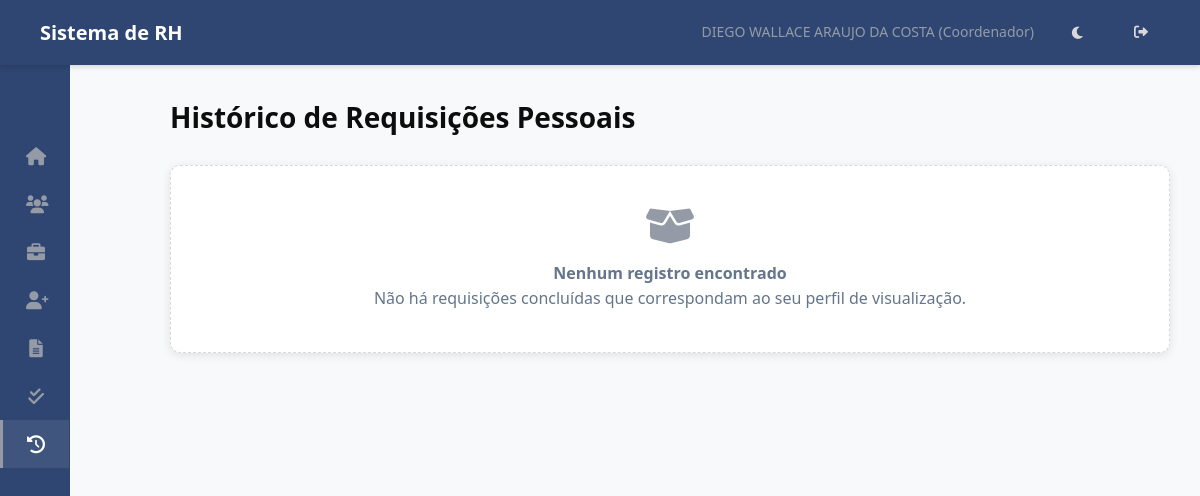
Before: /rp/historico/ (signed in) with the older database file.
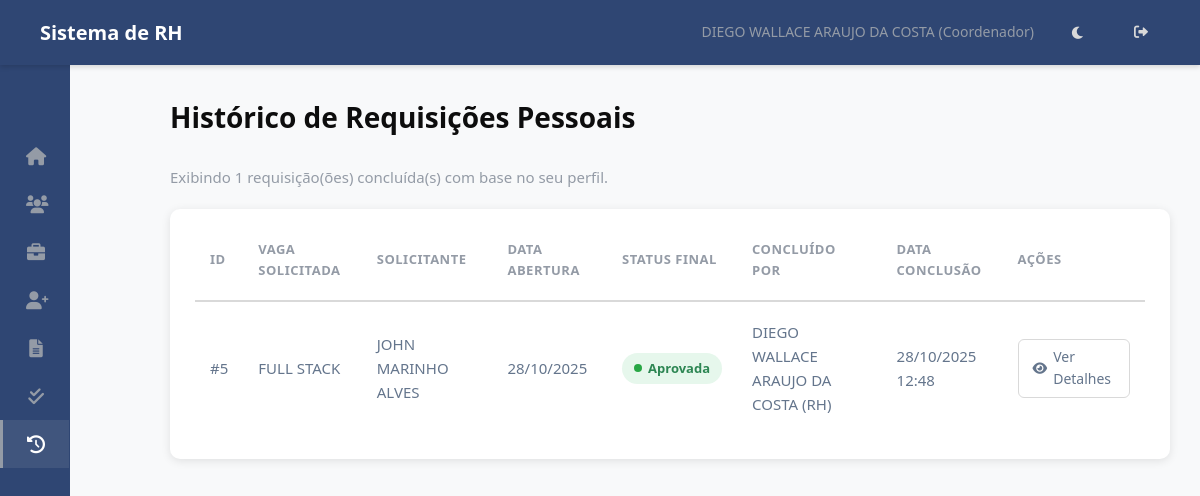
After: the same page with the newer database file.
### hierarquia/models.py (models this page shows, shortened)
class RequisicaoPessoal(models.Model):
    STATUS_RP_CHOICES = [
        ('pendente_gestor', 'Pendente Gestor/Coordenador'),
        ('pendente_rh', 'Pendente RH'),
        ('em_revisao_gestor', 'Em Revisão (Edição RH)'), # Novo status para o "vai-e-volta"
        ('aprovada', 'Aprovada'),
        ('rejeitada', 'Rejeitada'),
        ('cancelada', 'Cancelada'), # Mantido
    ]
    TIPO_VAGA_CHOICES = [
        ('nova', 'Nova Posição'),
        ('substituicao', 'Substituição'),
    ]
    MOTIVO_SUBSTITUICAO_CHOICES = [
        ('demissao', 'Demissão'),
        ('promocao', 'Promoção'),
        ('transferencia', 'Transferência'),
        ('aposentadoria', 'Aposentadoria'),
        ('termino_contrato', 'Término de Contrato'),
        ('outro', 'Outro'),
    ]
    vaga = models.ForeignKey(Vaga, on_delete=models.CASCADE, related_name='requisicoes', verbose_name="Vaga Solicitada")
    solicitante = models.ForeignKey(Funcionario, on_delete=models.PROTECT, related_name='rps_solicitadas', verbose_name="Solicitante")
    criado_em = models.DateTimeField(auto_now_add=True, verbose_name="Data de Abertura")
    atualizado_em = models.DateTimeField(auto_now=True)
    tipo_vaga = models.CharField(max_length=20, choices=TIPO_VAGA_CHOICES, default='nova', verbose_name="Tipo de Vaga")
    nome_substituido = models.CharField(max_length=200, blank=True, null=True, verbose_name="Nome do Substituído", help_text="Preencher se for Substituição.")
    motivo_substituicao = models.CharField(max_length=30, choices=MOTIVO_SUBSTITUICAO_CHOICES, blank=True, null=True, verbose_name="Motivo da Substituição")
    local_trabalho = models.CharField(max_length=200, blank=True, verbose_name="Local de Trabalho")
    data_prevista_inicio = models.DateField(null=True, blank=True, verbose_name="Data Prevista para Início")
    prazo_contratacao = models.DateField(null=True, blank=True, verbose_name="Prazo Limite para Contratação")
    horario_trabalho = models.CharField(max_length=100, blank=True, verbose_name="Horário de Trabalho")
    justificativa_rp = models.TextField(verbose_name="Justificativa da Contratação", help_text="Descreva a necessidade desta contratação.")
    status = models.CharField(max_length=30, choices=STATUS_RP_CHOICES, verbose_name="Status da Requisição") # Default será definido no save()
    aprovador_atual = models.ForeignKey(Funcionario, on_delete=models.SET_NULL, null=True, blank=True, related_name='rps_para_aprovar', verbose_name="Próximo Aprovador")
    justificativa_edicao_rh = models.TextField(blank=True, null=True, help_text="Justificativa da edição feita pelo RH para o gestor revisar.")
    observacao_rejeicao = models.TextField(blank=True, null=True, help_text="Motivo da rejeição final.")
    aprovado_por_gestor = models.ForeignKey(Funcionario, on_delete=models.SET_NULL, null=True, blank=True, related_name='+')
    data_aprovacao_gestor = models.DateTimeField(null=True, blank=True)
    aprovado_por_rh = models.ForeignKey(Funcionario, on_delete=models.SET_NULL, null=True, blank=True, related_name='+')
    data_aprovacao_rh = models.DateTimeField(null=True, blank=True)
    rejeitado_por = models.ForeignKey(Funcionario, on_delete=models.SET_NULL, null=True, blank=True, related_name='+')
    data_rejeicao = models.DateTimeField(null=True, blank=True)
    def save(self, *args, **kwargs):
        is_new = self._state.adding
        if is_new and not self.status: # Define SÓ se for novo e o status não estiver definido
            self.set_initial_approver()
        super().save(*args, **kwargs)
    class Meta:
        verbose_name = "Requisição Pessoal"
        verbose_name_plural = "Requisições Pessoais"
        ordering = ['-criado_em']

class Vaga(models.Model):
    STATUS_CHOICES = [
        ('aberta', 'Aberta'),
        ('em_processo', 'Em Processo de Seleção'),
        ('congelada', 'Congelada'),
        ('fechada', 'Fechada'),
    ]
    TIPO_CONTRATACAO_CHOICES = [
        ('clt', 'CLT'),
        ('pj', 'PJ'),
        ('estagio', 'Estágio'),
        ('temporario', 'Temporário'),
        ('terceiro', 'Terceiro'),
    ]
    titulo = models.CharField(max_length=200, verbose_name="Título da Vaga/Cargo")
    setor = models.ForeignKey(Setor, on_delete=models.PROTECT, related_name='vagas', verbose_name="Setor da Vaga")
    cargo = models.ForeignKey(Cargo, on_delete=models.PROTECT, related_name='vagas', verbose_name="Cargo da Vaga")
    centro_custo = models.CharField(max_length=100, blank=True, verbose_name="Centro de Custo") # Adicionado
    tipo_contratacao = models.CharField(max_length=20, choices=TIPO_CONTRATACAO_CHOICES, default='clt', verbose_name="Tipo de Contratação")
    faixa_salarial_inicial = models.DecimalField(max_digits=10, decimal_places=2, null=True, blank=True, verbose_name="Faixa Salarial (Início)")
    faixa_salarial_final = models.DecimalField(max_digits=10, decimal_places=2, null=True, blank=True, verbose_name="Faixa Salarial (Fim)")
    requisitos_tecnicos = models.TextField(blank=True, verbose_name="Competências Técnicas")
    requisitos_comportamentais = models.TextField(blank=True, verbose_name="Competências Comportamentais")
    principais_atividades = models.TextField(blank=True, verbose_name="Principais Responsabilidades/Atividades")
    formacao_academica = models.TextField(blank=True, verbose_name="Formação Acadêmica") # Adicionado
    beneficios = models.TextField(blank=True, verbose_name="Benefícios") # Adicionado
    justificativa = models.TextField(verbose_name="Justificativa da Vaga (RH/DP)")
    status = models.CharField(max_length=20, choices=STATUS_CHOICES, default='aberta', verbose_name="Status da Vaga")
    criado_por = models.ForeignKey(Funcionario, on_delete=models.SET_NULL, null=True, related_name='vagas_criadas', verbose_name="Criado Por (RH/DP)")
    criado_em = models.DateTimeField(auto_now_add=True)
    atualizado_em = models.DateTimeField(auto_now=True)
    class Meta:
        verbose_name = "Vaga"
        verbose_name_plural = "Vagas"

class Funcionario(models.Model):
    usuario = models.OneToOneField(User, on_delete=models.SET_NULL, null=True, blank=True, related_name='funcionario')
    nome = models.CharField(max_length=255)
    data_nascimento = models.DateField(blank=True, null=True)
    cpf = models.CharField(max_length=14, unique=True, validators=[cpf_validator])
    data_admissao = models.DateField()
    cargo = models.ForeignKey(Cargo, on_delete=models.PROTECT, related_name='funcionarios')
    setor_primario = models.ForeignKey(
        Setor,
        on_delete=models.PROTECT, # Protege contra exclusão de setor com funcionários
        related_name='funcionarios_primarios', # Nome para acesso reverso
        verbose_name='Setor Principal',
        null=True, # TEMPORARIAMENTE True para facilitar migração inicial, depois pode ser False
        blank=True # TEMPORARIAMENTE True
    )
    setores_responsaveis = models.ManyToManyField(
        Setor,
        related_name='responsaveis', # Permite Setor.responsaveis.all()
        blank=True, # Muitos funcionários não serão responsáveis por nenhum setor
        verbose_name='Setores Responsáveis'
    )
    centro_servico = models.ForeignKey(CentroServico, on_delete=models.SET_NULL, null=True, blank=True, related_name='funcionarios')
    ativo = models.BooleanField(default=True)
    criado_em = models.DateTimeField(auto_now_add=True)
    atualizado_em = models.DateTimeField(auto_now=True)
    class Meta:
        ordering = ['nome']
        verbose_name = 'Funcionário'
        verbose_name_plural = 'Funcionários'

### hierarquia/views.py (the view, shortened to what this page needs)
# urls.py: path('rp/historico/', views.HistoricoRPListView.as_view(), name='historico_rps'),
class HistoricoRPListView(BasePermissionMixin, ListView):
    model = RequisicaoPessoal
    template_name = 'rh/historico_rps_list.html' # <- Vamos criar este template
    context_object_name = 'requisicoes'
    paginate_by = 20 # Opcional: para paginar a lista
    def get_queryset(self):
        user_func = self.funcionario_logado
        user_nivel = user_func.cargo.nivel
        finished_qs = RequisicaoPessoal.objects.filter(
            status__in=['aprovada', 'rejeitada']
        )
        is_rh_dp = False
        if user_func.setor_primario:
            rh_dp_setores = ['RECURSOS HUMANOS', 'DEPARTAMENTO DE PESSOAL']
            if user_func.setor_primario.nome.upper() in rh_dp_setores:
                 is_rh_dp = True
        if is_rh_dp or user_nivel == 1:
            return finished_qs.order_by('-criado_em')
    def get_context_data(self, **kwargs):
        context = super().get_context_data(**kwargs)
        context['titulo_pagina'] = "Histórico de Requisições Pessoais"
        return context

### hierarquia/templatetags/rh_tags.py (called while the page is built)
@register.simple_tag
def is_rh_or_dp(funcionario):
    if funcionario and funcionario.setor_primario:
        if funcionario.setor_primario.nome.upper() in (s.upper() for s in RH_DP_SETORES):
            return True
    return False

### hierarquia/views.py (called while the page is built)
    def test_func(self):
        try:
            self.funcionario_logado = Funcionario.objects.get(usuario=self.request.user)
            return True
        except Funcionario.DoesNotExist:
            self.permission_denied_message = 'Não foi encontrado um perfil de funcionário associado ao seu usuário.'
            return False

### templates/rh/historico_rps_list.html (shortened to what this page needs)
{% extends 'base.html' %}
{% load static %}
{% block extra_css %}
    <link rel="stylesheet" href="{% static 'css/rh/historico_rps_list.css' %}">
{% endblock extra_css %}
{% block content %}
<div class="list-container">
    <div class="page-header">
        <h1>{{ titulo_pagina|default:"Histórico de RPs" }}</h1>
    </div>
    {% if requisicoes %}
        <p class="text-muted">Exibindo {{ requisicoes|length }} requisição(ões) concluída(s) com base no seu perfil.</p>
        <div class="table-responsive">
            <table class="data-table">
                <thead>
                    <tr>
                        <th>ID</th>
                        <th>Vaga Solicitada</th>
                        <th>Solicitante</th>
                        <th>Data Abertura</th>
                        <th>Status Final</th>
                        <th>Concluído Por</th>
                        <th>Data Conclusão</th>
                        <th>Ações</th>
                    </tr>
                </thead>
                <tbody>
                    {% for rp in requisicoes %}
                    <tr>
                        <td>#{{ rp.id }}</td>
                        <td>{{ rp.vaga.titulo }}</td>
                        <td>{{ rp.solicitante.nome }}</td>
                        <td>{{ rp.criado_em|date:"d/m/Y" }}</td>
                        <td>
                            <span class="status-badge status-{{ rp.status }}">{{ rp.get_status_display }}</span>
                        </td>
                        <td>
                            {% if rp.status == 'aprovada' %}
                                {{ rp.aprovado_por_rh.nome|default:"-" }} (RH)
                            {% elif rp.status == 'rejeitada' %}
                                {{ rp.rejeitado_por.nome|default:"-" }}
                            {% else %}
                                -
                            {% endif %}
                        </td>
                        <td>
                            {% if rp.status == 'aprovada' %}
                                {{ rp.data_aprovacao_rh|date:"d/m/Y H:i" }}
                            {% elif rp.status == 'rejeitada' %}
                                {{ rp.data_rejeicao|date:"d/m/Y H:i" }}
                            {% else %}
                                -
                            {% endif %}
                        </td>
                        <td>
                            <a href="{% url 'detalhar_rp' rp.pk %}" class="btn-action-view">
                                <i class="fas fa-eye"></i> Ver Detalhes
                            </a>
                        </td>
                    </tr>
                    {% endfor %}
                </tbody>
            </table>
        </div>
    {% else %}
        <div class="no-results">
            <i class="fas fa-box-open"></i>
            <h4>Nenhum registro encontrado</h4>
            <p>Não há requisições concluídas que correspondam ao seu perfil de visualização.</p>
        </div>
    {% endif %}
</div>
{% endblock content %}

Changed rows visible on the page:
now on this page (row edited): RequisicaoPessoal: id "5", vaga.titulo "FULL STACK", solicitante.nome "JOHN MARINHO ALVES", criado_em "28/10/2025", status "Aprovada", aprovado_por_rh.nome "DIEGO WALLACE ARAUJO DA COSTA", data_aprovacao_rh "28/10/2025 12:48"
Other visible differences:
{{ requisicoes|length }}: (not shown) → "1"
text no longer shown: "Nenhum registro encontrado Não há requisições concluídas que correspondam ao seu perfil de visualização."
text now shown: "Exibindo requisição(ões) concluída(s) com base no seu perfil. ID VAGA SOLICITADA SOLICITANTE DATA ABERTURA STATUS FINAL CONCLUÍDO POR DATA CONCLUSÃO AÇÕES"
